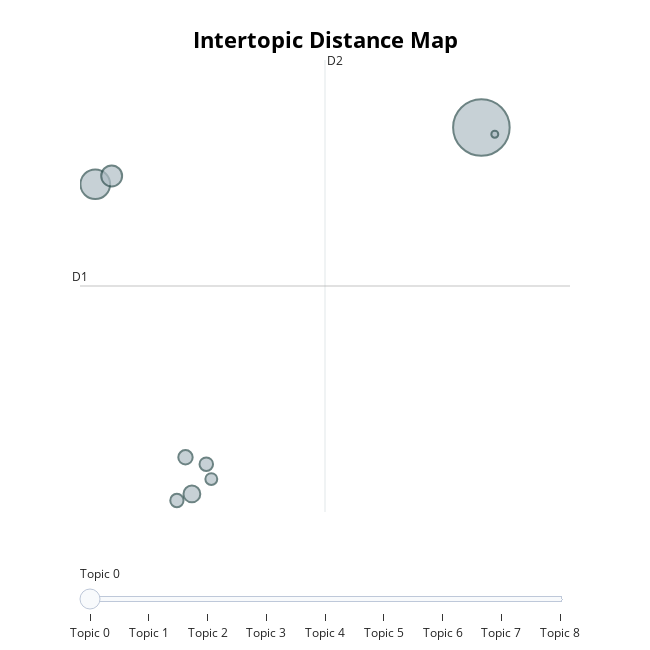

Source (notebook cell):
### Code cell
topic_adv_model.visualize_topics()

### Figure 1 — Plotly figure (JSON) as saved in the notebook; plotly's stock layout.template omitted (floating-point values rounded to 4 significant figures)
{"data": [{"customdata": [[0, "연차 | 회사 | 사용 | 복지 | 사람", 925], [1, "연차 | 회사 | 복지 | 사용 | 사람", 255], [2, "연차 | 사용 | 분위기 | 업무 | 가능", 126], [3, "연차 | 복지 | 사람 | 사용 | 회사", 82], [4, "회사 | 분위기 | 사람 | 연차 | 눈치", 60], [5, "연차 | 회사 | 사람 | 제공 | 점심", 53], [6, "연차 | 분위기 | 눈치 | 업무 | 복지", 51], [7, "회사 | 연차 | 복지 | 장점 | 사용", 41], [8, "삼성 | 복지 | 자율 | 출퇴근 | 연봉", 14]], "hovertemplate": "<b>Topic %{customdata[0]}</b><br>%{customdata[1]}<br>Size: %{customdata[2]}", "legendgroup": "", "marker": {"color": "#B0BEC5", "line": {"color": "DarkSlateGrey", "width": 2}, "size": [925, 255, 126, 82, 60, 53, 51, 41, 14], "sizemode": "area", "sizeref": 0.5781, "symbol": "circle"}, "mode": "markers", "name": "", "orientation": "v", "showlegend": false, "type": "scatter", "x": [10.64, 2.223, 2.58, 4.33, 4.19, 4.644, 4.003, 4.753, 10.94], "xaxis": "x", "y": [19.36, 16.92, 17.27, 3.585, 5.162, 4.866, 3.302, 4.223, 19.07], "yaxis": "y"}], "layout": {"annotations": [{"showarrow": false, "text": "D1", "x": 1.889, "y": 12.54, "yshift": 10}, {"showarrow": false, "text": "D2", "x": 7.233, "xshift": 10, "y": 22.26}], "height": 650, "hoverlabel": {"bgcolor": "white", "font": {"family": "Rockwell", "size": 16}}, "legend": {"itemsizing": "constant", "tracegroupgap": 0}, "margin": {"t": 60}, "shapes": [{"line": {"color": "#CFD8DC", "width": 2}, "type": "line", "x0": 7.233, "x1": 7.233, "y0": 2.806, "y1": 22.26}, {"line": {"color": "#9E9E9E", "width": 2}, "type": "line", "x0": 1.889, "x1": 12.58, "y0": 12.54, "y1": 12.54}], "sliders": [{"active": 0, "pad": {"t": 50}, "steps": [{"args": [{"marker.color": [["red", "#B0BEC5", "#B0BEC5", "#B0BEC5", "#B0BEC5", "#B0BEC5", "#B0BEC5", "#B0BEC5", "#B0BEC5"]]}], "label": "Topic 0", "method": "update"}, {"args": [{"marker.color": [["#B0BEC5", "red", "#B0BEC5", "#B0BEC5", "#B0BEC5", "#B0BEC5", "#B0BEC5", "#B0BEC5", "#B0BEC5"]]}], "label": "Topic 1", "method": "update"}, {"args": [{"marker.color": [["#B0BEC5", "#B0BEC5", "red", "#B0BEC5", "#B0BEC5", "#B0BEC5", "#B0BEC5", "#B0BEC5", "#B0BEC5"]]}], "label": "Topic 2", "method": "update"}, {"args": [{"marker.color": [["#B0BEC5", "#B0BEC5", "#B0BEC5", "red", "#B0BEC5", "#B0BEC5", "#B0BEC5", "#B0BEC5", "#B0BEC5"]]}], "label": "Topic 3", "method": "update"}, {"args": [{"marker.color": [["#B0BEC5", "#B0BEC5", "#B0BEC5", "#B0BEC5", "red", "#B0BEC5", "#B0BEC5", "#B0BEC5", "#B0BEC5"]]}], "label": "Topic 4", "method": "update"}, {"args": [{"marker.color": [["#B0BEC5", "#B0BEC5", "#B0BEC5", "#B0BEC5", "#B0BEC5", "red", "#B0BEC5", "#B0BEC5", "#B0BEC5"]]}], "label": "Topic 5", "method": "update"}, {"args": [{"marker.color": [["#B0BEC5", "#B0BEC5", "#B0BEC5", "#B0BEC5", "#B0BEC5", "#B0BEC5", "red", "#B0BEC5", "#B0BEC5"]]}], "label": "Topic 6", "method": "update"}, {"args": [{"marker.color": [["#B0BEC5", "#B0BEC5", "#B0BEC5", "#B0BEC5", "#B0BEC5", "#B0BEC5", "#B0BEC5", "red", "#B0BEC5"]]}], "label": "Topic 7", "method": "update"}, {"args": [{"marker.color": [["#B0BEC5", "#B0BEC5", "#B0BEC5", "#B0BEC5", "#B0BEC5", "#B0BEC5", "#B0BEC5", "#B0BEC5", "red"]]}], "label": "Topic 8", "method": "update"}]}], "title": {"font": {"color": "Black", "size": 22}, "text": "<b>Intertopic Distance Map</b>", "x": 0.5, "xanchor": "center", "y": 0.95, "yanchor": "top"}, "width": 650, "xaxis": {"anchor": "y", "domain": [0, 1], "range": [1.889, 12.58], "title": {"text": ""}, "visible": false}, "yaxis": {"anchor": "x", "domain": [0, 1], "range": [2.806, 22.26], "title": {"text": ""}, "visible": false}}}
